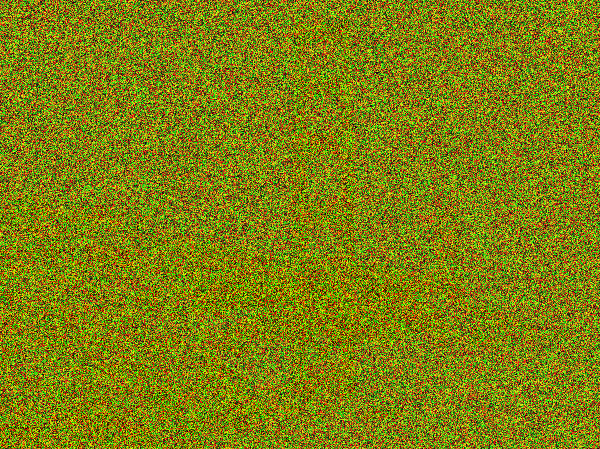
#> input picture codes/opencv_practice2/west/west-puzzle.png, 600 x 449 px, found by its file name
$ python west.py
#> lines starting #> are read from the running program, lines starting #| are printed output that depends on the picture
import cv2, os
import matplotlib.pyplot as plt

pwd = os.getcwd() + '/NSCCAI/codes/opencv_practice2/west/'
pwd = pwd + 'west-puzzle.png'
print(pwd)

image = cv2.imread(pwd)
#> image is the input picture: shape (449, 600, 3); mean B, G, R 16.1, 127.8, 127.6

# BGR
image[:, :, 1] = 0  # green
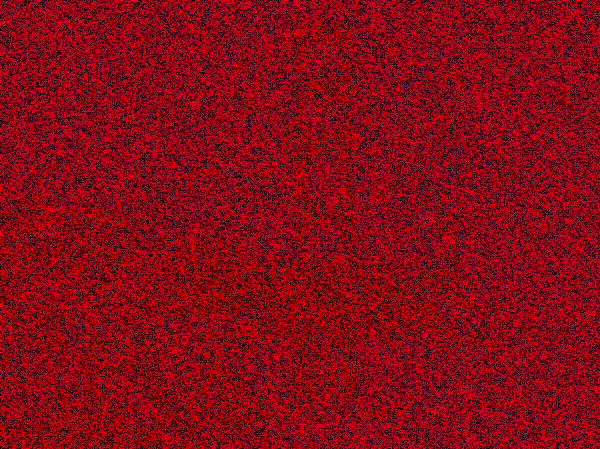
#> image: shape (449, 600, 3); mean B, G, R 16.1, 0, 127.6
image[:, :, 2] = 0  # red
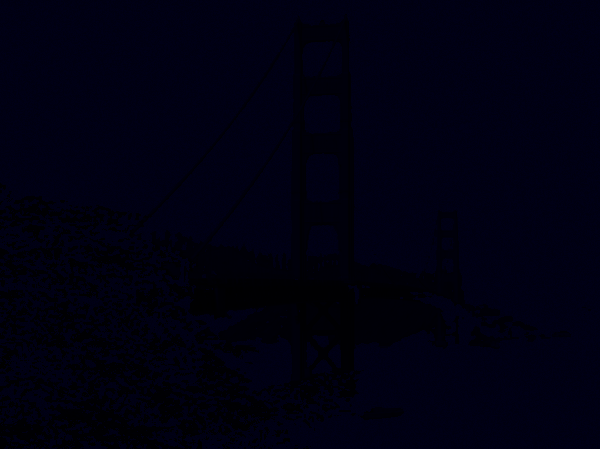
#> image: shape (449, 600, 3); mean B, G, R 16.1, 0, 0

import numpy as np
a = np.arange(6).reshape(2,3)
print(a[:,2])

# [12 lines of commented-out code are left out]
